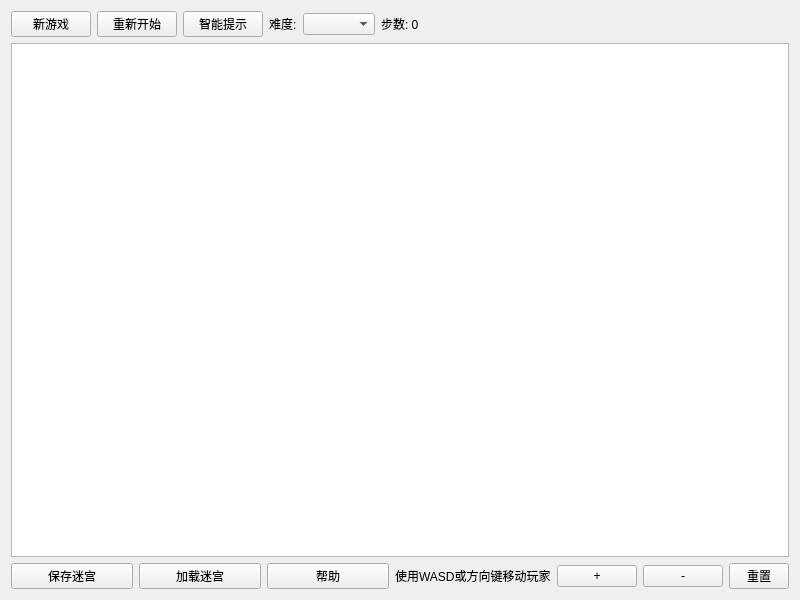
<?xml version="1.0" encoding="UTF-8"?>
<ui version="4.0">
 <class>Widget</class>
 <widget class="QWidget" name="Widget">
  <property name="geometry">
   <rect>
    <x>0</x>
    <y>0</y>
    <width>800</width>
    <height>600</height>
   </rect>
  </property>
  <property name="windowTitle">
   <string>随机迷宫游戏</string>
  </property>
  <layout class="QVBoxLayout" name="verticalLayout">
   <item>
    <layout class="QHBoxLayout" name="horizontalLayout">
     <item>
      <widget class="QPushButton" name="newGameButton">
       <property name="text">
        <string>新游戏</string>
       </property>
      </widget>
     </item>
     <item>
      <widget class="QPushButton" name="restartButton">
       <property name="text">
        <string>重新开始</string>
       </property>
      </widget>
     </item>
     <item>
      <widget class="QPushButton" name="hintButton">
       <property name="text">
        <string>智能提示</string>
       </property>
      </widget>
     </item>
     <item>
      <widget class="QLabel" name="label">
       <property name="text">
        <string>难度:</string>
       </property>
      </widget>
     </item>
     <item>
      <widget class="QComboBox" name="difficultyComboBox"/>
     </item>
     <item>
      <widget class="QLabel" name="stepsLabel">
       <property name="text">
        <string>步数: 0</string>
       </property>
      </widget>
     </item>
     <item>
      <spacer name="horizontalSpacer">
       <property name="orientation">
        <enum>Qt::Horizontal</enum>
       </property>
       <property name="sizeHint" stdset="0">
        <size>
         <width>40</width>
         <height>20</height>
        </size>
       </property>
      </spacer>
     </item>
    </layout>
   </item>
   <item>
    <widget class="QGraphicsView" name="graphicsView">
     <property name="sizePolicy">
      <sizepolicy hsizetype="Expanding" vsizetype="Expanding">
       <horstretch>0</horstretch>
       <verstretch>0</verstretch>
      </sizepolicy>
     </property>
    </widget>
   </item>
   <item>
    <layout class="QHBoxLayout" name="horizontalLayout_2">
     <item>
      <widget class="QPushButton" name="saveMazeButton">
       <property name="text">
        <string>保存迷宫</string>
       </property>
      </widget>
     </item>
     <item>
      <widget class="QPushButton" name="loadMazeButton">
       <property name="text">
        <string>加载迷宫</string>
       </property>
      </widget>
     </item>
     <item>
      <widget class="QPushButton" name="helpButton">
       <property name="text">
        <string>帮助</string>
       </property>
      </widget>
     </item>
     <item>
      <widget class="QLabel" name="statusLabel">
       <property name="text">
        <string>使用WASD或方向键移动玩家</string>
       </property>
      </widget>
     </item>
     <item>
      <widget class="QPushButton" name="zoomInButton">
       <property name="maximumSize">
        <size>
         <width>80</width>
         <height>16777215</height>
        </size>
       </property>
       <property name="text">
        <string>+</string>
       </property>
      </widget>
     </item>
     <item>
      <widget class="QPushButton" name="zoomOutButton">
       <property name="maximumSize">
        <size>
         <width>80</width>
         <height>16777215</height>
        </size>
       </property>
       <property name="text">
        <string>-</string>
       </property>
      </widget>
     </item>
     <item>
      <widget class="QPushButton" name="resetViewButton">
       <property name="maximumSize">
        <size>
         <width>60</width>
         <height>16777215</height>
        </size>
       </property>
       <property name="text">
        <string>重置</string>
       </property>
      </widget>
     </item>
    </layout>
   </item>
  </layout>
 </widget>
 <resources/>
 <connections/>
</ui>
